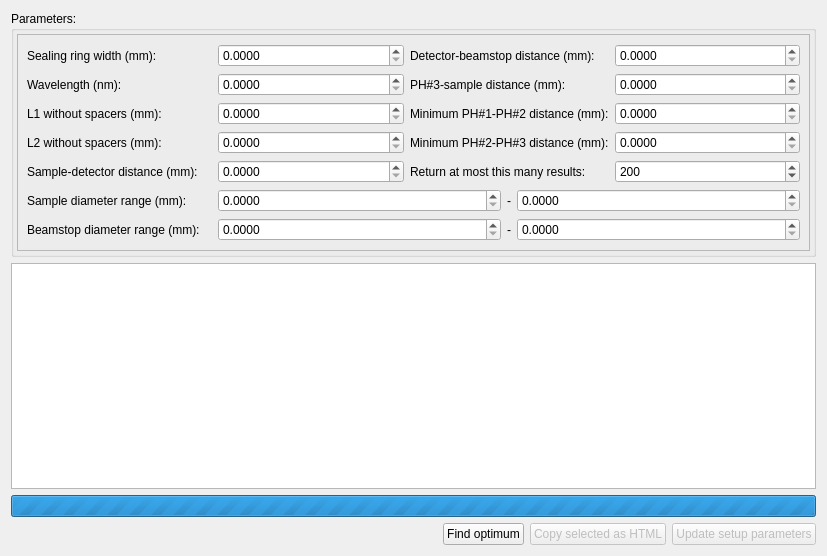
<?xml version="1.0" encoding="UTF-8"?>
<ui version="4.0">
 <class>Form</class>
 <widget class="QWidget" name="Form">
  <property name="geometry">
   <rect>
    <x>0</x>
    <y>0</y>
    <width>827</width>
    <height>556</height>
   </rect>
  </property>
  <property name="windowTitle">
   <string>Geometry Optimization</string>
  </property>
  <layout class="QVBoxLayout" name="verticalLayout">
   <item>
    <widget class="QGroupBox" name="groupBox">
     <property name="sizePolicy">
      <sizepolicy hsizetype="Preferred" vsizetype="Preferred">
       <horstretch>1</horstretch>
       <verstretch>0</verstretch>
      </sizepolicy>
     </property>
     <property name="title">
      <string>Parameters:</string>
     </property>
     <layout class="QHBoxLayout" name="horizontalLayout">
      <property name="leftMargin">
       <number>3</number>
      </property>
      <property name="topMargin">
       <number>3</number>
      </property>
      <property name="rightMargin">
       <number>3</number>
      </property>
      <property name="bottomMargin">
       <number>3</number>
      </property>
      <item>
       <widget class="QFrame" name="frame">
        <property name="sizePolicy">
         <sizepolicy hsizetype="Preferred" vsizetype="Maximum">
          <horstretch>0</horstretch>
          <verstretch>0</verstretch>
         </sizepolicy>
        </property>
        <property name="frameShape">
         <enum>QFrame::StyledPanel</enum>
        </property>
        <property name="frameShadow">
         <enum>QFrame::Raised</enum>
        </property>
        <layout class="QGridLayout" name="gridLayout">
         <item row="7" column="1" colspan="3">
          <widget class="QWidget" name="widget_3" native="true">
           <property name="sizePolicy">
            <sizepolicy hsizetype="Preferred" vsizetype="Maximum">
             <horstretch>0</horstretch>
             <verstretch>0</verstretch>
            </sizepolicy>
           </property>
           <layout class="QHBoxLayout" name="horizontalLayout_3">
            <property name="spacing">
             <number>6</number>
            </property>
            <property name="leftMargin">
             <number>0</number>
            </property>
            <property name="topMargin">
             <number>0</number>
            </property>
            <property name="rightMargin">
             <number>0</number>
            </property>
            <property name="bottomMargin">
             <number>0</number>
            </property>
            <item>
             <widget class="QDoubleSpinBox" name="minBeamStopSizeDoubleSpinBox">
              <property name="decimals">
               <number>4</number>
              </property>
             </widget>
            </item>
            <item>
             <widget class="QLabel" name="label_13">
              <property name="sizePolicy">
               <sizepolicy hsizetype="Maximum" vsizetype="Preferred">
                <horstretch>0</horstretch>
                <verstretch>0</verstretch>
               </sizepolicy>
              </property>
              <property name="text">
               <string>-</string>
              </property>
              <property name="buddy">
               <cstring>maxBeamStopSizeDoubleSpinBox</cstring>
              </property>
             </widget>
            </item>
            <item>
             <widget class="QDoubleSpinBox" name="maxBeamStopSizeDoubleSpinBox">
              <property name="decimals">
               <number>4</number>
              </property>
             </widget>
            </item>
           </layout>
          </widget>
         </item>
         <item row="3" column="1">
          <widget class="QDoubleSpinBox" name="L1WithoutSpacersDoubleSpinBox">
           <property name="decimals">
            <number>4</number>
           </property>
           <property name="maximum">
            <double>100000.000000000000000</double>
           </property>
          </widget>
         </item>
         <item row="0" column="2">
          <widget class="QLabel" name="label_2">
           <property name="text">
            <string>Detector-beamstop distance (mm):</string>
           </property>
           <property name="buddy">
            <cstring>detectorBeamstopDistanceDoubleSpinBox</cstring>
           </property>
          </widget>
         </item>
         <item row="0" column="1">
          <widget class="QDoubleSpinBox" name="sealingRingWidthdoubleSpinBox">
           <property name="decimals">
            <number>4</number>
           </property>
          </widget>
         </item>
         <item row="3" column="0">
          <widget class="QLabel" name="label_4">
           <property name="text">
            <string>L1 without spacers (mm):</string>
           </property>
           <property name="buddy">
            <cstring>L1WithoutSpacersDoubleSpinBox</cstring>
           </property>
          </widget>
         </item>
         <item row="1" column="0">
          <widget class="QLabel" name="label_3">
           <property name="text">
            <string>Wavelength (nm):</string>
           </property>
           <property name="buddy">
            <cstring>wavelengthDoubleSpinBox</cstring>
           </property>
          </widget>
         </item>
         <item row="4" column="0">
          <widget class="QLabel" name="label_5">
           <property name="text">
            <string>L2 without spacers (mm):</string>
           </property>
           <property name="buddy">
            <cstring>L2WithoutSpacersDoubleSpinBox</cstring>
           </property>
          </widget>
         </item>
         <item row="1" column="1">
          <widget class="QDoubleSpinBox" name="wavelengthDoubleSpinBox">
           <property name="decimals">
            <number>4</number>
           </property>
          </widget>
         </item>
         <item row="5" column="1">
          <widget class="QDoubleSpinBox" name="sampleDetectorDistanceDoubleSpinBox">
           <property name="decimals">
            <number>4</number>
           </property>
           <property name="maximum">
            <double>1000000.000000000000000</double>
           </property>
          </widget>
         </item>
         <item row="6" column="0">
          <widget class="QLabel" name="label_7">
           <property name="text">
            <string>Sample diameter range (mm):</string>
           </property>
           <property name="buddy">
            <cstring>minSampleSizeDoubleSpinBox</cstring>
           </property>
          </widget>
         </item>
         <item row="0" column="0">
          <widget class="QLabel" name="label">
           <property name="text">
            <string>Sealing ring width (mm):</string>
           </property>
           <property name="buddy">
            <cstring>sealingRingWidthdoubleSpinBox</cstring>
           </property>
          </widget>
         </item>
         <item row="0" column="3">
          <widget class="QDoubleSpinBox" name="detectorBeamstopDistanceDoubleSpinBox">
           <property name="decimals">
            <number>4</number>
           </property>
           <property name="maximum">
            <double>100000.000000000000000</double>
           </property>
          </widget>
         </item>
         <item row="7" column="0">
          <widget class="QLabel" name="label_8">
           <property name="text">
            <string>Beamstop diameter range (mm):</string>
           </property>
           <property name="buddy">
            <cstring>minBeamStopSizeDoubleSpinBox</cstring>
           </property>
          </widget>
         </item>
         <item row="4" column="1">
          <widget class="QDoubleSpinBox" name="L2WithoutSpacersDoubleSpinBox">
           <property name="decimals">
            <number>4</number>
           </property>
           <property name="maximum">
            <double>10000.000000000000000</double>
           </property>
          </widget>
         </item>
         <item row="1" column="3">
          <widget class="QDoubleSpinBox" name="ph3SampleDistanceDoubleSpinBox">
           <property name="decimals">
            <number>4</number>
           </property>
           <property name="maximum">
            <double>100000.000000000000000</double>
           </property>
          </widget>
         </item>
         <item row="5" column="0">
          <widget class="QLabel" name="label_6">
           <property name="text">
            <string>Sample-detector distance (mm):</string>
           </property>
           <property name="buddy">
            <cstring>sampleDetectorDistanceDoubleSpinBox</cstring>
           </property>
          </widget>
         </item>
         <item row="4" column="3">
          <widget class="QDoubleSpinBox" name="minPh2Ph3DistanceDoubleSpinBox">
           <property name="decimals">
            <number>4</number>
           </property>
           <property name="maximum">
            <double>100000.000000000000000</double>
           </property>
          </widget>
         </item>
         <item row="1" column="2">
          <widget class="QLabel" name="label_9">
           <property name="text">
            <string>PH#3-sample distance (mm):</string>
           </property>
           <property name="buddy">
            <cstring>ph3SampleDistanceDoubleSpinBox</cstring>
           </property>
          </widget>
         </item>
         <item row="6" column="1" colspan="3">
          <widget class="QWidget" name="widget_2" native="true">
           <property name="sizePolicy">
            <sizepolicy hsizetype="Preferred" vsizetype="Maximum">
             <horstretch>0</horstretch>
             <verstretch>0</verstretch>
            </sizepolicy>
           </property>
           <layout class="QHBoxLayout" name="horizontalLayout_2">
            <property name="leftMargin">
             <number>0</number>
            </property>
            <property name="topMargin">
             <number>0</number>
            </property>
            <property name="rightMargin">
             <number>0</number>
            </property>
            <property name="bottomMargin">
             <number>0</number>
            </property>
            <item>
             <widget class="QDoubleSpinBox" name="minSampleSizeDoubleSpinBox">
              <property name="decimals">
               <number>4</number>
              </property>
             </widget>
            </item>
            <item>
             <widget class="QLabel" name="label_12">
              <property name="sizePolicy">
               <sizepolicy hsizetype="Maximum" vsizetype="Preferred">
                <horstretch>0</horstretch>
                <verstretch>0</verstretch>
               </sizepolicy>
              </property>
              <property name="text">
               <string>-</string>
              </property>
              <property name="buddy">
               <cstring>maxSampleSizeDoubleSpinBox</cstring>
              </property>
             </widget>
            </item>
            <item>
             <widget class="QDoubleSpinBox" name="maxSampleSizeDoubleSpinBox">
              <property name="decimals">
               <number>4</number>
              </property>
             </widget>
            </item>
           </layout>
          </widget>
         </item>
         <item row="4" column="2">
          <widget class="QLabel" name="label_11">
           <property name="text">
            <string>Minimum PH#2-PH#3 distance (mm):</string>
           </property>
           <property name="buddy">
            <cstring>minPh2Ph3DistanceDoubleSpinBox</cstring>
           </property>
          </widget>
         </item>
         <item row="3" column="2">
          <widget class="QLabel" name="label_10">
           <property name="text">
            <string>Minimum PH#1-PH#2 distance (mm):</string>
           </property>
           <property name="buddy">
            <cstring>minPh1Ph2DistanceDoubleSpinBox</cstring>
           </property>
          </widget>
         </item>
         <item row="3" column="3">
          <widget class="QDoubleSpinBox" name="minPh1Ph2DistanceDoubleSpinBox">
           <property name="decimals">
            <number>4</number>
           </property>
           <property name="maximum">
            <double>100000.000000000000000</double>
           </property>
          </widget>
         </item>
         <item row="5" column="2">
          <widget class="QLabel" name="label_14">
           <property name="text">
            <string>Return at most this many results:</string>
           </property>
          </widget>
         </item>
         <item row="5" column="3">
          <widget class="QSpinBox" name="nResultsSpinBox">
           <property name="maximum">
            <number>100000</number>
           </property>
           <property name="value">
            <number>200</number>
           </property>
          </widget>
         </item>
        </layout>
       </widget>
      </item>
     </layout>
    </widget>
   </item>
   <item>
    <widget class="QTreeView" name="treeView">
     <property name="sizePolicy">
      <sizepolicy hsizetype="Expanding" vsizetype="Expanding">
       <horstretch>0</horstretch>
       <verstretch>1</verstretch>
      </sizepolicy>
     </property>
     <property name="alternatingRowColors">
      <bool>true</bool>
     </property>
     <property name="selectionMode">
      <enum>QAbstractItemView::ExtendedSelection</enum>
     </property>
    </widget>
   </item>
   <item>
    <widget class="QProgressBar" name="progressBar">
     <property name="maximum">
      <number>0</number>
     </property>
     <property name="value">
      <number>0</number>
     </property>
     <property name="textVisible">
      <bool>true</bool>
     </property>
     <property name="format">
      <string>Filtering possible combinations...</string>
     </property>
    </widget>
   </item>
   <item>
    <widget class="QWidget" name="widget" native="true">
     <layout class="QHBoxLayout" name="horizontalLayout_4">
      <property name="leftMargin">
       <number>0</number>
      </property>
      <property name="topMargin">
       <number>0</number>
      </property>
      <property name="rightMargin">
       <number>0</number>
      </property>
      <property name="bottomMargin">
       <number>0</number>
      </property>
      <item>
       <spacer name="horizontalSpacer">
        <property name="orientation">
         <enum>Qt::Horizontal</enum>
        </property>
        <property name="sizeHint" stdset="0">
         <size>
          <width>0</width>
          <height>0</height>
         </size>
        </property>
       </spacer>
      </item>
      <item>
       <widget class="QPushButton" name="optimizePushButton">
        <property name="text">
         <string>Find optimum</string>
        </property>
        <property name="icon">
         <iconset theme="system-run">
          <normaloff>.</normaloff>.</iconset>
        </property>
       </widget>
      </item>
      <item>
       <widget class="QPushButton" name="copyToClipboardPushButton">
        <property name="enabled">
         <bool>false</bool>
        </property>
        <property name="text">
         <string>Copy selected as HTML</string>
        </property>
        <property name="icon">
         <iconset theme="edit-copy">
          <normaloff>.</normaloff>.</iconset>
        </property>
       </widget>
      </item>
      <item>
       <widget class="QPushButton" name="updateSetupParametersPushButton">
        <property name="enabled">
         <bool>false</bool>
        </property>
        <property name="text">
         <string>Update setup parameters</string>
        </property>
        <property name="icon">
         <iconset resource="../../../resource/icons/icons.qrc">
          <normaloff>:/icons/geometry.svg</normaloff>:/icons/geometry.svg</iconset>
        </property>
       </widget>
      </item>
     </layout>
    </widget>
   </item>
  </layout>
 </widget>
 <tabstops>
  <tabstop>sealingRingWidthdoubleSpinBox</tabstop>
  <tabstop>wavelengthDoubleSpinBox</tabstop>
  <tabstop>L1WithoutSpacersDoubleSpinBox</tabstop>
  <tabstop>L2WithoutSpacersDoubleSpinBox</tabstop>
  <tabstop>sampleDetectorDistanceDoubleSpinBox</tabstop>
  <tabstop>detectorBeamstopDistanceDoubleSpinBox</tabstop>
  <tabstop>ph3SampleDistanceDoubleSpinBox</tabstop>
  <tabstop>minPh1Ph2DistanceDoubleSpinBox</tabstop>
  <tabstop>minPh2Ph3DistanceDoubleSpinBox</tabstop>
  <tabstop>nResultsSpinBox</tabstop>
  <tabstop>minSampleSizeDoubleSpinBox</tabstop>
  <tabstop>maxSampleSizeDoubleSpinBox</tabstop>
  <tabstop>minBeamStopSizeDoubleSpinBox</tabstop>
  <tabstop>maxBeamStopSizeDoubleSpinBox</tabstop>
  <tabstop>optimizePushButton</tabstop>
  <tabstop>copyToClipboardPushButton</tabstop>
  <tabstop>updateSetupParametersPushButton</tabstop>
  <tabstop>treeView</tabstop>
 </tabstops>
 <resources>
  <include location="../../../resource/icons/icons.qrc"/>
 </resources>
 <connections/>
</ui>
